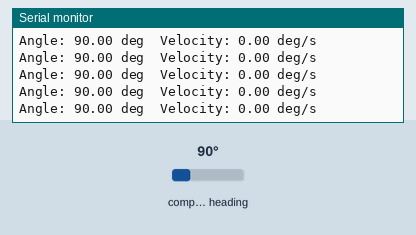
The sketch below on a simulated Arduino Leonardo, built with avr-gcc and run on an emulated ATmega32U4. Shown: the last lines printed to the serial monitor. Wiring (inferred from the names in the program): AS5600 angle sensor at I2C address 0x36. The inputs (shaded band) are chosen by the test bench; at power-on: compass heading 90°.

Above: at 1.2 s.
1.3 s: compass heading set to 7°
At 1.35 s:
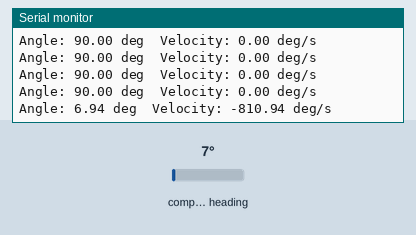
2.8 s: compass heading set to 90°
At 2.88 s:
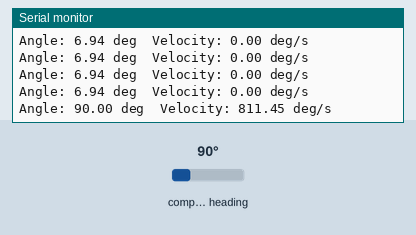
Timing chart, 0 to 5.8 s (numbered marks = the images above; inputs shaded):
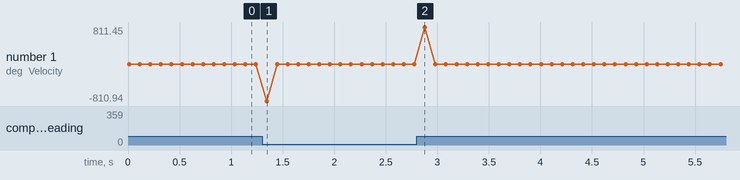

Measured:
- after the input at 1.3 s, the serial monitor: prints a new line at once (image 1)
- after the input at 2.8 s, the serial monitor: prints a new line after 0.08 s (image 2)

The sketch:

nano_encoder.ino
```cpp
#include <Wire.h>

#define AS5600_ADDR  0x36
const float SCALE = 360.0f / 4096.0f;

uint16_t lastRaw       = 0;
long     rotationCount = 0;
float    lastTotal     = 0;
unsigned long lastTime = 0;

float totalAngle = 0.0f;
float angularvelocity = 0.0f;

uint16_t readRawAngle() {
  Wire.beginTransmission(AS5600_ADDR);
  Wire.write(0x0E);
  if (Wire.endTransmission() != 0) return lastRaw;
  Wire.requestFrom(AS5600_ADDR, (uint8_t)2);
  if (Wire.available() < 2) return lastRaw;
  uint16_t raw = (Wire.read() << 8) | Wire.read();
  return raw & 0x0FFF;
}

void setup() {
  Serial.begin(115200);    // USB debug
  Serial1.begin(115200);   // TX1 → Teensy RX1
  Wire.begin();

  unsigned long waitStart = millis();
  while (!Serial && (millis() - waitStart < 1000)) {
    ; // wait up to 1 second for Serial Monitor
  }

  Serial.println("Nano initialized.");
  lastRaw   = readRawAngle();
  lastTotal = lastRaw * SCALE;
  lastTime  = micros();
}

void loop() {
  uint16_t raw   = readRawAngle();
  float    angle = raw * SCALE;

  int16_t diff = int16_t(raw) - int16_t(lastRaw);
  if      (diff >  2048) rotationCount--;
  else if (diff < -2048) rotationCount++;

  totalAngle = rotationCount * 360.0f + angle;

  unsigned long now = micros();
  float dt = (now - lastTime) * 1e-6f;
  angularvelocity = (totalAngle - lastTotal) / dt;

  // Debug output to Serial Monitor
  Serial.print("Angle: ");
  Serial.print(totalAngle, 2);
  Serial.print(" deg\tVelocity: ");
  Serial.print(angularvelocity, 2);
  Serial.println(" deg/s");

  // Send to Teensy
  Serial1.write(0xFF);
  Serial1.write((uint8_t*)&totalAngle,    sizeof(totalAngle));
  Serial1.write((uint8_t*)&angularvelocity, sizeof(angularvelocity));

  lastRaw   = raw;
  lastTotal = totalAngle;
  lastTime  = now;

  delay(100);
}
```
